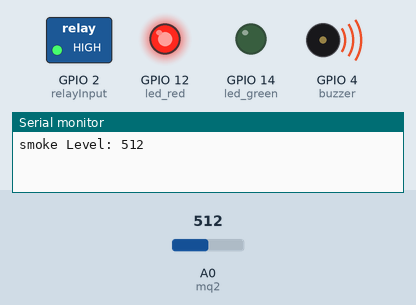
Recording of a sketch running on a simulated ESP8266 (NodeMCU). Shown: switched loads named in the sketch (green lamp = pin HIGH), output pins drawn as LEDs (lit = HIGH), buzzer (waves = sounding, pin HIGH), the last lines printed to the serial monitor. The inputs (shaded band) are chosen by the test bench; at power-on: A0 (mq2) = 512. WiFi joins after 1.5 s; servers stay silent unless stated.

Above: at 3.0 s.
3.1 s: A0 (mq2) set to 358
6.2 s: A0 (mq2) set to 343
At 7.4 s:
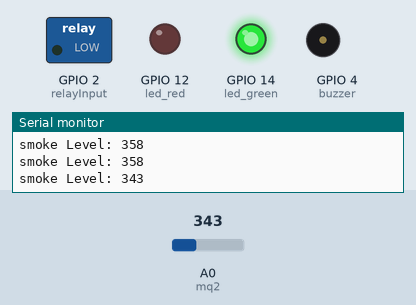
8.3 s: A0 (mq2) set to 360
At 9.55 s:
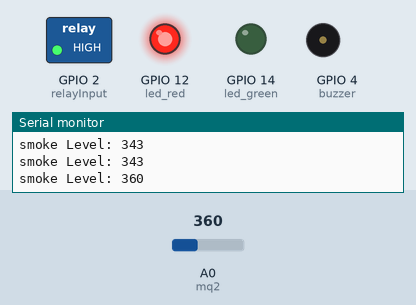
11.4 s: A0 (mq2) set to 340
At 12.4 s:
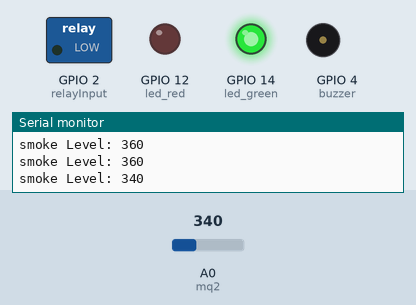
Timing chart, 0 to 14.3 s (numbered marks = the images above; inputs shaded):
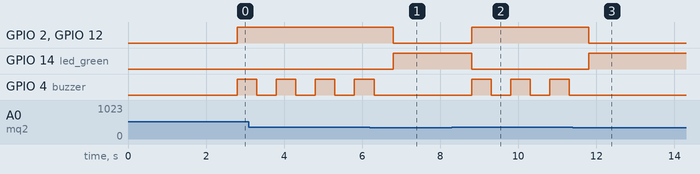

The sketch:

smoke.ino
```cpp
#define BLYNK_PRINT Serial

#include <ESP8266WiFi.h>
#include <BlynkSimpleEsp8266.h>

// You should get Auth Token in the Blynk App.
// Go to the Project Settings (nut icon).
char auth[] = "Ieq2eYNfPS1W0eSIuoCYpf8Xs36iaps2";

// Your WiFi credentials.
// Set password to "" for open networks.
char ssid[] = "Redmif";
char pass[] = "123456789";

SimpleTimer timer;

int temp,mq2 = A0;
int data = 0;
int buzzer = 4;
int led_green = 14;
int led_red = 12;
int relayInput = 2;

int dataadc;
float cr;

void setup()
{
pinMode(buzzer, OUTPUT);
pinMode(mq2, INPUT);
pinMode(led_green, OUTPUT);
pinMode(led_red, OUTPUT);
pinMode(relayInput,OUTPUT);
digitalWrite(led_green, LOW);
digitalWrite(led_red, LOW);

  Serial.begin(9600);
  Blynk.begin(auth, ssid, pass);
  timer.setInterval(1000L, getSendData);
  timer.setInterval(1000L, sendUptime);
}

void loop()
{
  timer.run();
  Blynk.run();
}

void sendUptime(){
  Blynk.virtualWrite(V3, cr);
  }

void getSendData()
{
data = analogRead(mq2);
Serial.print("smoke Level: ");
Serial.println(data);
Blynk.virtualWrite(V2, data);

  if (data > 350 )
  {
    digitalWrite(led_green, LOW);
digitalWrite(led_red, HIGH);
digitalWrite(buzzer, HIGH);
digitalWrite(relayInput, HIGH);
Blynk.notify("Alert !!! Smoke detected , dont worry it will be converted into water shortly.");

delay(500);
digitalWrite(buzzer, LOW);
  }else
{
digitalWrite(buzzer, LOW);
digitalWrite(led_green, HIGH);
digitalWrite(led_red, LOW);
digitalWrite(relayInput, LOW);
}
 dataadc = analogRead(temp);
cr = dataadc*(3.2/1023.0)*100.0;

}
```

Measured:
- the behaviour switches between 351 and 350 on A0 (mq2) (found by bisection; images 0 and 1)
- after the input at 6.2 s, GPIO 2 (relayInput), GPIO 12 (led_red): HIGH → LOW after 0.60 s; GPIO 14 (led_green): LOW → HIGH after 0.60 s; GPIO 4 (buzzer): goes on until 6.3 s, then stays LOW
- after the input at 8.3 s, GPIO 2 (relayInput), GPIO 12 (led_red): LOW → HIGH after 0.50 s; GPIO 14 (led_green): HIGH → LOW after 0.50 s; GPIO 4 (buzzer): alternates HIGH for 0.50 s and LOW for 0.50 s, starting after 0.50 s
- after the input at 11.4 s, GPIO 2 (relayInput), GPIO 12 (led_red): HIGH → LOW after 0.40 s; GPIO 14 (led_green): LOW → HIGH after 0.40 s; GPIO 4 (buzzer): stops changing and stays LOW
- by itself, GPIO 4 (buzzer): alternates HIGH for 0.50 s and LOW for 0.50 s
